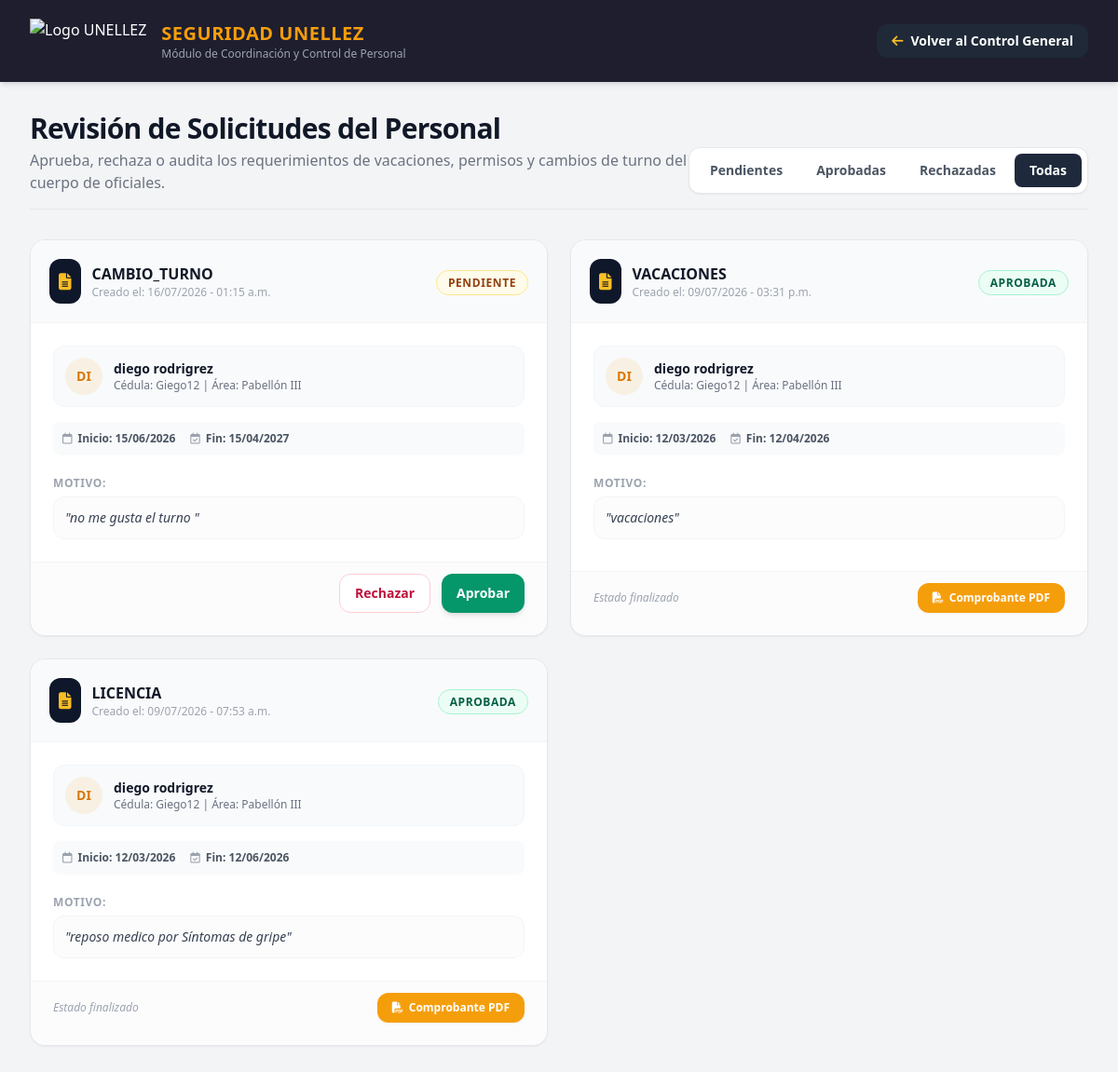
The app's page /guardias/solicitudes-recibidas/?estado=TODAS (signed in) with its own data.
### seguridad_unellez/models.py (models this page shows, shortened)
class Solicitud(models.Model):
    TIPO_CHOICES = [
        ('VACACIONES', 'Vacaciones'),
        ('PERMISO', 'Permiso Remunerado'),
        ('LICENCIA', 'Licencia por Salud / Familiar'),
        ('CAMBIO_TURNO', 'Cambio de Turno'),
    ]
    ESTADO_CHOICES = [
        ('PENDIENTE', 'Pendiente'),
        ('APROBADA', 'Aprobada'),
        ('RECHAZADA', 'Rechazada'),
    ]
    guardia = models.ForeignKey(Guardia, on_delete=models.CASCADE, related_name='solicitudes', verbose_name="Oficial solicitante")
    tipo = models.CharField(max_length=20, choices=TIPO_CHOICES, default='VACACIONES', verbose_name="Tipo de Solicitud")
    fecha_inicio = models.DateField(verbose_name="Fecha de Inicio")
    fecha_fin = models.DateField(verbose_name="Fecha de Finalización")
    motivo = models.TextField(verbose_name="Justificación / Motivo")
    estado = models.CharField(max_length=15, choices=ESTADO_CHOICES, default='PENDIENTE', verbose_name="Estado de Petición")
    creado_en = models.DateTimeField(auto_now_add=True, verbose_name="Fecha de Envío")
    revisado_por = models.ForeignKey(User, on_delete=models.SET_NULL, null=True, blank=True, related_name='solicitudes_revisadas', verbose_name="Administrador que revisó")
    class Meta:
        ordering = ['-creado_en']
        verbose_name = "Solicitud"
        verbose_name_plural = "Solicitudes"

class Guardia(models.Model):
    user = models.OneToOneField(User, on_delete=models.CASCADE, null=True, blank=True, verbose_name="Usuario de Sistema")
    nombre = models.CharField(max_length=100)
    apellido = models.CharField(max_length=100, default="Sin Apellido")
    email = models.EmailField(unique=True, null=True, blank=True)
    cedula = models.CharField(max_length=20)
    turno = models.CharField(max_length=50)
    area_asignada = models.CharField(max_length=100)
    horas_trabajadas = models.IntegerField(default=0)
    dias_trabajados = models.IntegerField(default=0)
    foto = models.ImageField(upload_to='perfiles/', null=True, blank=True, verbose_name="Foto de Perfil")
    ESTATUS_CHOICES = [
        ('Activo', 'Activo'),
        ('Pendiente', 'Pendiente'),
        ('Inactivo', 'Inactivo'),
        ('Bloqueado', 'Bloqueado'),
    ]
    estatus = models.CharField(max_length=20, choices=ESTATUS_CHOICES, default='Activo')
    esta_bloqueado = models.BooleanField(default=False, verbose_name="¿Cuenta Bloqueada?")

### seguridad_unellez/views.py (the view)
# urls.py: path('guardias/solicitudes-recibidas/', views.panel_solicitudes_administrador, name='panel_solicitudes_administrador'),
@login_required
def panel_solicitudes_administrador(request):
    estado = request.GET.get('estado', 'PENDIENTE')
    solicitudes = Solicitud.objects.all().order_by('-creado_en')
    if estado != 'TODAS': solicitudes = solicitudes.filter(estado=estado)
    return render(request, 'seguridad_unellez/panel_solicitudes.html', {'solicitudes': solicitudes, 'estado_actual': estado})

### seguridad_unellez/templates/seguridad_unellez/panel_solicitudes.html (shortened to what this page needs)
{% load static %}
<!DOCTYPE html>
<html lang="es">
<head>
    <script src="https://cdn.tailwindcss.com"></script>
    <link rel="stylesheet" href="https://cdnjs.cloudflare.com/ajax/libs/font-awesome/6.4.0/css/all.min.css">
</head>
<body class="bg-gray-100 font-sans antialiased text-gray-800">
    <div class="min-h-screen flex flex-col">
        <header class="bg-[#1E1E2F] text-white p-5 shadow-md flex justify-between items-center px-8">
            <div class="flex items-center space-x-4">
                <img src="https://i.imgur.com/8Y6D8bA.png" alt="Logo UNELLEZ" class="h-12 object-contain">
                <div>
                    <h1 class="text-xl font-bold tracking-wide text-amber-500">SEGURIDAD UNELLEZ</h1>
                    <p class="text-xs text-gray-400">Módulo de Coordinación y Control de Personal</p>
                </div>
            </div>
            <div class="flex items-center space-x-4">
                <a href="{% url 'lista_guardias' %}" class="bg-gray-800 hover:bg-gray-700 text-white font-semibold px-4 py-2 rounded-xl text-sm transition-all flex items-center space-x-2">
                    <i class="fa-solid fa-arrow-left text-amber-400"></i>
                    <span>Volver al Control General</span>
                </a>
            </div>
        </header>
        <main class="flex-1 p-8 max-w-7xl mx-auto w-full">
            <div class="mb-8 border-b pb-4 border-gray-200 flex justify-between items-end">
                <div>
                    <h2 class="text-3xl font-extrabold text-gray-900 tracking-tight">Revisión de Solicitudes del Personal</h2>
                    <p class="text-gray-500 mt-1 text-base">Aprueba, rechaza o audita los requerimientos de vacaciones, permisos y cambios de turno del cuerpo de oficiales.</p>
                </div>
                <div class="flex bg-white p-1.5 rounded-xl border border-gray-200 shadow-sm space-x-1 text-sm font-semibold">
                    <a href="?estado=PENDIENTE" class="px-4 py-2 rounded-lg transition-colors {% if estado_actual == 'PENDIENTE' %} bg-amber-500 text-white {% else %} text-gray-600 hover:bg-gray-100 {% endif %}">Pendientes</a>
                    <a href="?estado=APROBADA" class="px-4 py-2 rounded-lg transition-colors {% if estado_actual == 'APROBADA' %} bg-emerald-600 text-white {% else %} text-gray-600 hover:bg-gray-100 {% endif %}">Aprobadas</a>
                    <a href="?estado=RECHAZADA" class="px-4 py-2 rounded-lg transition-colors {% if estado_actual == 'RECHAZADA' %} bg-rose-600 text-white {% else %} text-gray-600 hover:bg-gray-100 {% endif %}">Rechazadas</a>
                    <a href="?estado=TODAS" class="px-4 py-2 rounded-lg transition-colors {% if estado_actual == 'TODAS' %} bg-slate-800 text-white {% else %} text-gray-600 hover:bg-gray-100 {% endif %}">Todas</a>
                </div>
            </div>
            <div class="grid grid-cols-1 md:grid-cols-2 gap-6">
                {% for solicitud in solicitudes %}
                    <div class="bg-white rounded-2xl shadow-sm border border-gray-200 overflow-hidden flex flex-col justify-between hover:shadow-md transition-shadow duration-200">
                        <div class="p-5 bg-gray-50 border-b border-gray-100 flex justify-between items-center">
                            <div class="flex items-center space-x-3">
                                <div class="p-2.5 rounded-xl bg-slate-900 text-white">
                                    <i class="fa-solid fa-file-alt text-amber-400 text-lg"></i>
                                </div>
                                <div>
                                    <h3 class="font-bold text-gray-900 text-base">{{ solicitud.tipo }}</h3>
                                    <p class="text-xs text-gray-400">Creado el: {{ solicitud.creado_en|date:"d/m/Y - h:i a" }}</p>
                                </div>
                            </div>
                            <div>
                                {% if solicitud.estado == 'PENDIENTE' %}
                                    <span class="bg-amber-50 text-amber-800 border border-amber-200 text-xs px-3 py-1 rounded-full font-bold uppercase tracking-wider">Pendiente</span>
                                {% elif solicitud.estado == 'APROBADA' %}
                                    <span class="bg-emerald-50 text-emerald-800 border border-emerald-200 text-xs px-3 py-1 rounded-full font-bold uppercase tracking-wider">Aprobada</span>
                                {% else %}
                                    <span class="bg-rose-50 text-rose-800 border border-rose-200 text-xs px-3 py-1 rounded-full font-bold uppercase tracking-wider">Rechazada</span>
                                {% endif %}
                            </div>
                        </div>
                        <div class="p-6 flex-1 space-y-4">
                            <div class="flex items-center space-x-3 bg-slate-50 p-3 rounded-xl border border-slate-100">
                                <div class="h-10 w-10 bg-amber-500/10 rounded-full flex items-center justify-center text-amber-600 font-bold text-sm">
                                    {{ solicitud.guardia.nombre|slice:":2"|upper }}
                                </div>
                                <div>
                                    <p class="text-sm font-bold text-gray-900">{{ solicitud.guardia.nombre }}</p>
                                    <p class="text-xs text-gray-500">Cédula: {{ solicitud.guardia.cedula }} | Área: {{ solicitud.guardia.area_asignada }}</p>
                                </div>
                            </div>
                            <div class="text-xs font-semibold text-gray-600 flex items-center space-x-4 bg-gray-50 p-2.5 rounded-lg">
                                <span><i class="fa-regular fa-calendar mr-1.5 text-gray-400"></i>Inicio: {{ solicitud.fecha_inicio|date:"d/m/Y" }}</span>
                                <span><i class="fa-regular fa-calendar-check mr-1.5 text-gray-400"></i>Fin: {{ solicitud.fecha_fin|date:"d/m/Y" }}</span>
                            </div>
                            <div class="space-y-1">
                                <span class="text-xs font-bold uppercase tracking-wider text-gray-400">Motivo:</span>
                                <p class="text-gray-700 bg-gray-50/50 p-3 rounded-xl border border-gray-100 text-sm italic">
                                    "{{ solicitud.motivo }}"
                                </p>
                            </div>
                        </div>
                        <div class="px-6 pb-6 pt-3 border-t border-gray-100 bg-gray-50/50 flex flex-col sm:flex-row items-center justify-between gap-3">
                            {% if solicitud.estado == 'PENDIENTE' %}
                                <div class="w-full flex justify-end space-x-3">
                                    <a href="{% url 'procesar_solicitud' solicitud.id 'rechazar' %}" class="px-4 py-2.5 rounded-xl border border-rose-200 text-rose-700 bg-white hover:bg-rose-50 font-bold text-sm transition-colors flex items-center">
                                        Rechazar
                                    </a>
                                    <a href="{% url 'procesar_solicitud' solicitud.id 'aprobar' %}" class="px-4 py-2.5 rounded-xl bg-emerald-600 hover:bg-emerald-700 text-white font-bold text-sm shadow-md transition-all flex items-center">
                                        Aprobar
                                    </a>
                                </div>
                            {% else %}
                                <div class="text-xs text-gray-400 italic">
                                    Estado finalizado
                                </div>
                                {% if solicitud.estado == 'APROBADA' %}
                                    <a href="{% url 'descargar_aprobacion_pdf' solicitud.id %}" class="px-4 py-2 rounded-xl bg-amber-500 hover:bg-amber-600 text-white text-xs font-bold transition-all flex items-center justify-center space-x-1.5 shadow-sm">
                                        <i class="fa-solid fa-file-pdf"></i>
                                        <span>Comprobante PDF</span>
                                    </a>
                                {% endif %}
                            {% endif %}
                        </div>
                    </div>
                {% empty %}
                    <div class="col-span-full bg-white rounded-2xl border border-gray-200 p-12 text-center">
                        <p class="text-gray-500">No hay peticiones registradas.</p>
                    </div>
                {% endfor %}
            </div>
        </main>
    </div>
</body>
</html>

### records on screen
Solicitud: tipo "CAMBIO_TURNO", creado_en "16/07/2026 - 01:15 a.m.", estado "PENDIENTE", guardia.nombre "DI", guardia.nombre "diego rodrigrez", guardia.cedula "Giego12", guardia.area_asignada "Pabellón III", fecha_inicio "15/06/2026", fecha_fin "15/04/2027", motivo "no me gusta el turno"
Solicitud: tipo "VACACIONES", creado_en "09/07/2026 - 03:31 p.m.", estado "APROBADA", guardia.nombre "DI", guardia.nombre "diego rodrigrez", guardia.cedula "Giego12", guardia.area_asignada "Pabellón III", fecha_inicio "12/03/2026", fecha_fin "12/04/2026", motivo "vacaciones"
Solicitud: tipo "LICENCIA", creado_en "09/07/2026 - 07:53 a.m.", estado "APROBADA", guardia.nombre "DI", guardia.nombre "diego rodrigrez", guardia.cedula "Giego12", guardia.area_asignada "Pabellón III", fecha_inicio "12/03/2026", fecha_fin "12/06/2026", motivo "reposo medico por Síntomas de gripe"
